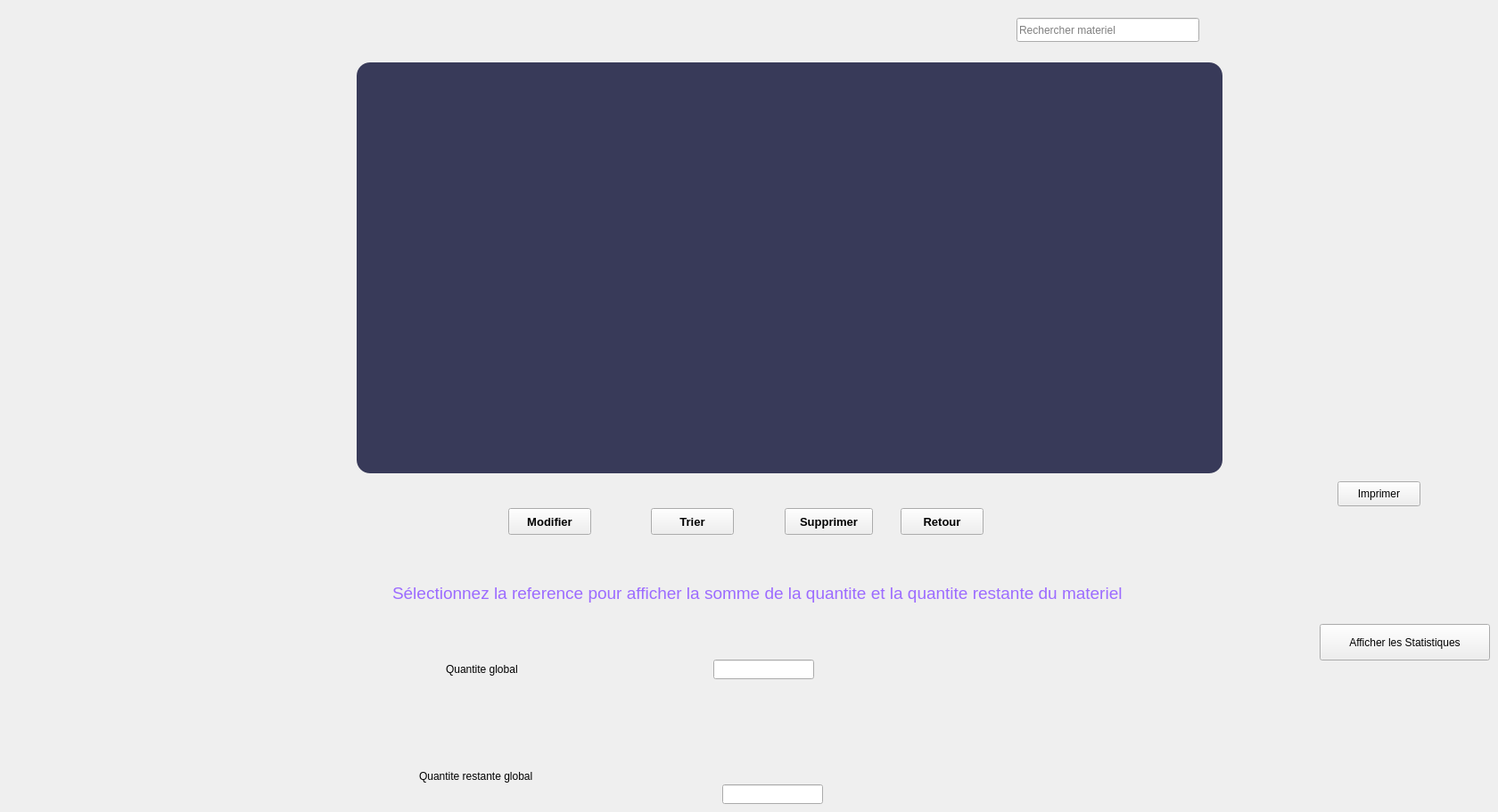
     <widget class="QWidget" name="page_5">
      <widget class="QPushButton" name="supprimer_2">
       <property name="geometry">
        <rect>
         <x>880</x>
         <y>570</y>
         <width>99</width>
         <height>30</height>
        </rect>
       </property>
       <property name="font">
        <font>
         <pointsize>10</pointsize>
         <weight>75</weight>
         <bold>true</bold>
        </font>
       </property>
       <property name="text">
        <string>Supprimer</string>
       </property>
      </widget>
      <widget class="QPushButton" name="quitter_2">
       <property name="geometry">
        <rect>
         <x>1010</x>
         <y>570</y>
         <width>93</width>
         <height>30</height>
        </rect>
       </property>
       <property name="font">
        <font>
         <pointsize>10</pointsize>
         <weight>75</weight>
         <bold>true</bold>
        </font>
       </property>
       <property name="text">
        <string>Retour</string>
       </property>
      </widget>
      <widget class="QPushButton" name="modifier_2">
       <property name="geometry">
        <rect>
         <x>570</x>
         <y>570</y>
         <width>93</width>
         <height>30</height>
        </rect>
       </property>
       <property name="font">
        <font>
         <pointsize>10</pointsize>
         <weight>75</weight>
         <bold>true</bold>
        </font>
       </property>
       <property name="text">
        <string>Modifier</string>
       </property>
      </widget>
      <widget class="QPushButton" name="supprimer_4">
       <property name="geometry">
        <rect>
         <x>730</x>
         <y>570</y>
         <width>93</width>
         <height>30</height>
        </rect>
       </property>
       <property name="font">
        <font>
         <pointsize>10</pointsize>
         <weight>75</weight>
         <bold>true</bold>
        </font>
       </property>
       <property name="text">
        <string>Trier</string>
       </property>
      </widget>
      <widget class="QLineEdit" name="rechercher_ref">
       <property name="geometry">
        <rect>
         <x>1140</x>
         <y>20</y>
         <width>205</width>
         <height>27</height>
        </rect>
       </property>
       <property name="placeholderText">
        <string>Rechercher materiel</string>
       </property>
      </widget>
      <widget class="QLineEdit" name="calcul">
       <property name="geometry">
        <rect>
         <x>800</x>
         <y>740</y>
         <width>113</width>
         <height>22</height>
        </rect>
       </property>
      </widget>
      <widget class="QLineEdit" name="calcul2">
       <property name="geometry">
        <rect>
         <x>810</x>
         <y>880</y>
         <width>113</width>
         <height>22</height>
        </rect>
       </property>
      </widget>
      <widget class="QLabel" name="label_55">
       <property name="geometry">
        <rect>
         <x>500</x>
         <y>740</y>
         <width>111</width>
         <height>21</height>
        </rect>
       </property>
       <property name="text">
        <string>Quantite global</string>
       </property>
      </widget>
      <widget class="QLabel" name="label_56">
       <property name="geometry">
        <rect>
         <x>470</x>
         <y>860</y>
         <width>151</width>
         <height>21</height>
        </rect>
       </property>
       <property name="text">
        <string>Quantite restante global</string>
       </property>
      </widget>
      <widget class="QLabel" name="label_57">
       <property name="geometry">
        <rect>
         <x>440</x>
         <y>630</y>
         <width>1011</width>
         <height>71</height>
        </rect>
       </property>
       <property name="font">
        <font>
         <family>MS Shell Dlg 2</family>
         <pointsize>14</pointsize>
         <weight>9</weight>
         <italic>false</italic>
         <bold>false</bold>
        </font>
       </property>
       <property name="styleSheet">
        <string notr="true">color : rgb(156, 107, 255) ; 
font: 75 14pt &quot;MS Shell Dlg 2&quot; ; </string>
       </property>
       <property name="text">
        <string>Sélectionnez la reference pour afficher la somme de la quantite et la quantite restante du materiel</string>
       </property>
      </widget>
      <widget class="QPushButton" name="pushButton_3">
       <property name="geometry">
        <rect>
         <x>1480</x>
         <y>700</y>
         <width>191</width>
         <height>41</height>
        </rect>
       </property>
       <property name="text">
        <string>Afficher les Statistiques</string>
       </property>
      </widget>
      <widget class="QTableView" name="affiche_mat">
       <property name="geometry">
        <rect>
         <x>400</x>
         <y>70</y>
         <width>971</width>
         <height>461</height>
        </rect>
       </property>
       <property name="styleSheet">
        <string notr="true">QFrame
{
background: rgb(56,58,89);
border-radius:15px;
}</string>
       </property>
      </widget>
      <widget class="QPushButton" name="pushButton_4">
       <property name="geometry">
        <rect>
         <x>1500</x>
         <y>540</y>
         <width>93</width>
         <height>28</height>
        </rect>
       </property>
       <property name="text">
        <string>Imprimer</string>
       </property>
      </widget>
     </widget>
